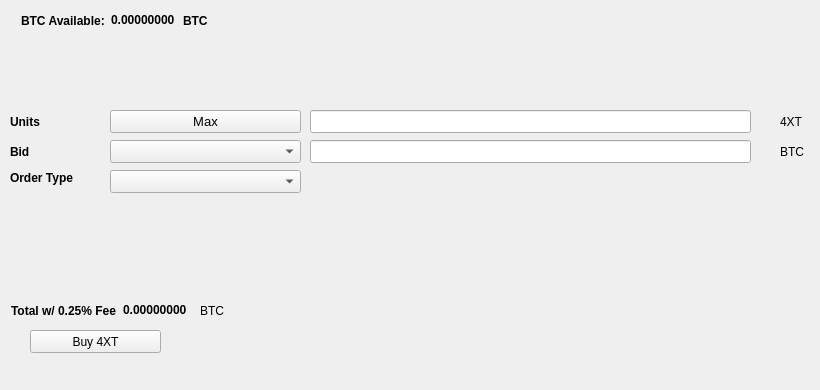
   <widget class="QWidget" name="BuyTab">
    <attribute name="title">
     <string>Buy</string>
    </attribute>
    <widget class="QPushButton" name="Buy4XT">
     <property name="geometry">
      <rect>
       <x>30</x>
       <y>330</y>
       <width>131</width>
       <height>23</height>
      </rect>
     </property>
     <property name="text">
      <string>Buy 4XT</string>
     </property>
     <property name="icon">
      <iconset resource="../forextrading.qrc">
       <normaloff>:/icons/bitcoin</normaloff>:/icons/bitcoin</iconset>
     </property>
    </widget>
    <widget class="QLabel" name="label_3">
     <property name="geometry">
      <rect>
       <x>10</x>
       <y>110</y>
       <width>46</width>
       <height>23</height>
      </rect>
     </property>
     <property name="font">
      <font>
       <weight>75</weight>
       <bold>true</bold>
      </font>
     </property>
     <property name="text">
      <string>Units</string>
     </property>
    </widget>
    <widget class="QLineEdit" name="UnitsInput">
     <property name="geometry">
      <rect>
       <x>310</x>
       <y>110</y>
       <width>441</width>
       <height>23</height>
      </rect>
     </property>
     <property name="font">
      <font>
       <pointsize>9</pointsize>
       <weight>75</weight>
       <bold>true</bold>
      </font>
     </property>
    </widget>
    <widget class="QLineEdit" name="BuyBidPriceEdit">
     <property name="geometry">
      <rect>
       <x>310</x>
       <y>140</y>
       <width>441</width>
       <height>23</height>
      </rect>
     </property>
     <property name="font">
      <font>
       <pointsize>9</pointsize>
       <weight>75</weight>
       <bold>true</bold>
      </font>
     </property>
    </widget>
    <widget class="QLabel" name="label_4">
     <property name="geometry">
      <rect>
       <x>780</x>
       <y>110</y>
       <width>31</width>
       <height>23</height>
      </rect>
     </property>
     <property name="text">
      <string>4XT</string>
     </property>
    </widget>
    <widget class="QLabel" name="label_5">
     <property name="geometry">
      <rect>
       <x>780</x>
       <y>140</y>
       <width>31</width>
       <height>23</height>
      </rect>
     </property>
     <property name="text">
      <string>BTC</string>
     </property>
    </widget>
    <widget class="QLabel" name="label_6">
     <property name="geometry">
      <rect>
       <x>10</x>
       <y>140</y>
       <width>46</width>
       <height>23</height>
      </rect>
     </property>
     <property name="font">
      <font>
       <weight>75</weight>
       <bold>true</bold>
      </font>
     </property>
     <property name="text">
      <string>Bid</string>
     </property>
    </widget>
    <widget class="QLabel" name="label_7">
     <property name="geometry">
      <rect>
       <x>10</x>
       <y>170</y>
       <width>91</width>
       <height>16</height>
      </rect>
     </property>
     <property name="font">
      <font>
       <weight>75</weight>
       <bold>true</bold>
      </font>
     </property>
     <property name="text">
      <string>Order Type</string>
     </property>
    </widget>
    <widget class="QPushButton" name="Buy_Max_Amount">
     <property name="geometry">
      <rect>
       <x>110</x>
       <y>110</y>
       <width>191</width>
       <height>23</height>
      </rect>
     </property>
     <property name="font">
      <font>
       <pointsize>10</pointsize>
      </font>
     </property>
     <property name="text">
      <string>Max</string>
     </property>
    </widget>
    <widget class="QComboBox" name="BuyBidcomboBox">
     <property name="geometry">
      <rect>
       <x>110</x>
       <y>140</y>
       <width>191</width>
       <height>23</height>
      </rect>
     </property>
     <property name="font">
      <font>
       <pointsize>10</pointsize>
      </font>
     </property>
    </widget>
    <widget class="QComboBox" name="buyOrdertypeCombo">
     <property name="geometry">
      <rect>
       <x>110</x>
       <y>170</y>
       <width>191</width>
       <height>23</height>
      </rect>
     </property>
     <property name="font">
      <font>
       <pointsize>10</pointsize>
      </font>
     </property>
    </widget>
    <widget class="QWidget" name="layoutWidget1">
     <property name="geometry">
      <rect>
       <x>21</x>
       <y>11</y>
       <width>227</width>
       <height>19</height>
      </rect>
     </property>
     <layout class="QHBoxLayout" name="horizontalLayout_3">
      <item>
       <widget class="QLabel" name="label232">
        <property name="font">
         <font>
          <weight>75</weight>
          <bold>true</bold>
         </font>
        </property>
        <property name="text">
         <string>BTC Available:</string>
        </property>
       </widget>
      </item>
      <item>
       <widget class="QLabel" name="BtcAvailableLbl">
        <property name="palette">
         <palette>
          <active>
           <colorrole role="WindowText">
            <brush brushstyle="SolidPattern">
             <color alpha="255">
              <red>0</red>
              <green>0</green>
              <blue>0</blue>
             </color>
            </brush>
           </colorrole>
           <colorrole role="Button">
            <brush brushstyle="SolidPattern">
             <color alpha="255">
              <red>0</red>
              <green>170</green>
              <blue>0</blue>
             </color>
            </brush>
           </colorrole>
           <colorrole role="Light">
            <brush brushstyle="SolidPattern">
             <color alpha="255">
              <red>0</red>
              <green>255</green>
              <blue>0</blue>
             </color>
            </brush>
           </colorrole>
           <colorrole role="Midlight">
            <brush brushstyle="SolidPattern">
             <color alpha="255">
              <red>0</red>
              <green>212</green>
              <blue>0</blue>
             </color>
            </brush>
           </colorrole>
           <colorrole role="Dark">
            <brush brushstyle="SolidPattern">
             <color alpha="255">
              <red>0</red>
              <green>85</green>
              <blue>0</blue>
             </color>
            </brush>
           </colorrole>
           <colorrole role="Mid">
            <brush brushstyle="SolidPattern">
             <color alpha="255">
              <red>0</red>
              <green>113</green>
              <blue>0</blue>
             </color>
            </brush>
           </colorrole>
           <colorrole role="Text">
            <brush brushstyle="SolidPattern">
             <color alpha="255">
              <red>0</red>
              <green>170</green>
              <blue>0</blue>
             </color>
            </brush>
           </colorrole>
           <colorrole role="BrightText">
            <brush brushstyle="SolidPattern">
             <color alpha="255">
              <red>255</red>
              <green>255</green>
              <blue>255</blue>
             </color>
            </brush>
           </colorrole>
           <colorrole role="ButtonText">
            <brush brushstyle="SolidPattern">
             <color alpha="255">
              <red>0</red>
              <green>0</green>
              <blue>0</blue>
             </color>
            </brush>
           </colorrole>
           <colorrole role="Base">
            <brush brushstyle="SolidPattern">
             <color alpha="255">
              <red>255</red>
              <green>255</green>
              <blue>255</blue>
             </color>
            </brush>
           </colorrole>
           <colorrole role="Window">
            <brush brushstyle="SolidPattern">
             <color alpha="255">
              <red>0</red>
              <green>170</green>
              <blue>0</blue>
             </color>
            </brush>
           </colorrole>
           <colorrole role="Shadow">
            <brush brushstyle="SolidPattern">
             <color alpha="255">
              <red>0</red>
              <green>0</green>
              <blue>0</blue>
             </color>
            </brush>
           </colorrole>
           <colorrole role="AlternateBase">
            <brush brushstyle="SolidPattern">
             <color alpha="255">
              <red>127</red>
              <green>212</green>
              <blue>127</blue>
             </color>
            </brush>
           </colorrole>
           <colorrole role="ToolTipBase">
            <brush brushstyle="SolidPattern">
             <color alpha="255">
              <red>255</red>
              <green>255</green>
              <blue>220</blue>
             </color>
            </brush>
           </colorrole>
           <colorrole role="ToolTipText">
            <brush brushstyle="SolidPattern">
             <color alpha="255">
              <red>0</red>
              <green>0</green>
              <blue>0</blue>
             </color>
            </brush>
           </colorrole>
          </active>
          <inactive>
           <colorrole role="WindowText">
            <brush brushstyle="SolidPattern">
             <color alpha="255">
              <red>0</red>
              <green>0</green>
              <blue>0</blue>
             </color>
            </brush>
           </colorrole>
           <colorrole role="Button">
            <brush brushstyle="SolidPattern">
             <color alpha="255">
              <red>0</red>
              <green>170</green>
              <blue>0</blue>
             </color>
            </brush>
           </colorrole>
           <colorrole role="Light">
            <brush brushstyle="SolidPattern">
             <color alpha="255">
              <red>0</red>
              <green>255</green>
              <blue>0</blue>
             </color>
            </brush>
           </colorrole>
           <colorrole role="Midlight">
            <brush brushstyle="SolidPattern">
             <color alpha="255">
              <red>0</red>
              <green>212</green>
              <blue>0</blue>
             </color>
            </brush>
           </colorrole>
           <colorrole role="Dark">
            <brush brushstyle="SolidPattern">
             <color alpha="255">
              <red>0</red>
              <green>85</green>
              <blue>0</blue>
             </color>
            </brush>
           </colorrole>
           <colorrole role="Mid">
            <brush brushstyle="SolidPattern">
             <color alpha="255">
              <red>0</red>
              <green>113</green>
              <blue>0</blue>
             </color>
            </brush>
           </colorrole>
           <colorrole role="Text">
            <brush brushstyle="SolidPattern">
             <color alpha="255">
              <red>0</red>
              <green>170</green>
              <blue>0</blue>
             </color>
            </brush>
           </colorrole>
           <colorrole role="BrightText">
            <brush brushstyle="SolidPattern">
             <color alpha="255">
              <red>255</red>
              <green>255</green>
              <blue>255</blue>
             </color>
            </brush>
           </colorrole>
           <colorrole role="ButtonText">
            <brush brushstyle="SolidPattern">
             <color alpha="255">
              <red>0</red>
              <green>0</green>
              <blue>0</blue>
             </color>
            </brush>
           </colorrole>
           <colorrole role="Base">
            <brush brushstyle="SolidPattern">
             <color alpha="255">
              <red>255</red>
              <green>255</green>
              <blue>255</blue>
             </color>
            </brush>
           </colorrole>
           <colorrole role="Window">
            <brush brushstyle="SolidPattern">
             <color alpha="255">
              <red>0</red>
              <green>170</green>
              <blue>0</blue>
             </color>
            </brush>
           </colorrole>
           <colorrole role="Shadow">
            <brush brushstyle="SolidPattern">
             <color alpha="255">
              <red>0</red>
              <green>0</green>
              <blue>0</blue>
             </color>
            </brush>
           </colorrole>
           <colorrole role="AlternateBase">
            <brush brushstyle="SolidPattern">
             <color alpha="255">
              <red>127</red>
              <green>212</green>
              <blue>127</blue>
             </color>
            </brush>
           </colorrole>
           <colorrole role="ToolTipBase">
            <brush brushstyle="SolidPattern">
             <color alpha="255">
              <red>255</red>
              <green>255</green>
              <blue>220</blue>
             </color>
            </brush>
           </colorrole>
           <colorrole role="ToolTipText">
            <brush brushstyle="SolidPattern">
             <color alpha="255">
              <red>0</red>
              <green>0</green>
              <blue>0</blue>
             </color>
            </brush>
           </colorrole>
          </inactive>
          <disabled>
           <colorrole role="WindowText">
            <brush brushstyle="SolidPattern">
             <color alpha="255">
              <red>0</red>
              <green>85</green>
              <blue>0</blue>
             </color>
            </brush>
           </colorrole>
           <colorrole role="Button">
            <brush brushstyle="SolidPattern">
             <color alpha="255">
              <red>0</red>
              <green>170</green>
              <blue>0</blue>
             </color>
            </brush>
           </colorrole>
           <colorrole role="Light">
            <brush brushstyle="SolidPattern">
             <color alpha="255">
              <red>0</red>
              <green>255</green>
              <blue>0</blue>
             </color>
            </brush>
           </colorrole>
           <colorrole role="Midlight">
            <brush brushstyle="SolidPattern">
             <color alpha="255">
              <red>0</red>
              <green>212</green>
              <blue>0</blue>
             </color>
            </brush>
           </colorrole>
           <colorrole role="Dark">
            <brush brushstyle="SolidPattern">
             <color alpha="255">
              <red>0</red>
              <green>85</green>
              <blue>0</blue>
             </color>
            </brush>
           </colorrole>
           <colorrole role="Mid">
            <brush brushstyle="SolidPattern">
             <color alpha="255">
              <red>0</red>
              <green>113</green>
              <blue>0</blue>
             </color>
            </brush>
           </colorrole>
           <colorrole role="Text">
            <brush brushstyle="SolidPattern">
             <color alpha="255">
              <red>0</red>
              <green>85</green>
              <blue>0</blue>
             </color>
            </brush>
           </colorrole>
           <colorrole role="BrightText">
            <brush brushstyle="SolidPattern">
             <color alpha="255">
              <red>255</red>
              <green>255</green>
              <blue>255</blue>
             </color>
            </brush>
           </colorrole>
           <colorrole role="ButtonText">
            <brush brushstyle="SolidPattern">
             <color alpha="255">
              <red>0</red>
              <green>85</green>
              <blue>0</blue>
             </color>
            </brush>
           </colorrole>
           <colorrole role="Base">
            <brush brushstyle="SolidPattern">
             <color alpha="255">
              <red>0</red>
              <green>170</green>
              <blue>0</blue>
             </color>
            </brush>
           </colorrole>
           <colorrole role="Window">
            <brush brushstyle="SolidPattern">
             <color alpha="255">
              <red>0</red>
              <green>170</green>
              <blue>0</blue>
             </color>
            </brush>
           </colorrole>
           <colorrole role="Shadow">
            <brush brushstyle="SolidPattern">
             <color alpha="255">
              <red>0</red>
              <green>0</green>
              <blue>0</blue>
             </color>
            </brush>
           </colorrole>
           <colorrole role="AlternateBase">
            <brush brushstyle="SolidPattern">
             <color alpha="255">
              <red>0</red>
              <green>170</green>
              <blue>0</blue>
             </color>
            </brush>
           </colorrole>
           <colorrole role="ToolTipBase">
            <brush brushstyle="SolidPattern">
             <color alpha="255">
              <red>255</red>
              <green>255</green>
              <blue>220</blue>
             </color>
            </brush>
           </colorrole>
           <colorrole role="ToolTipText">
            <brush brushstyle="SolidPattern">
             <color alpha="255">
              <red>0</red>
              <green>0</green>
              <blue>0</blue>
             </color>
            </brush>
           </colorrole>
          </disabled>
         </palette>
        </property>
        <property name="font">
         <font>
          <weight>75</weight>
          <bold>true</bold>
         </font>
        </property>
        <property name="text">
         <string>0.00000000</string>
        </property>
        <property name="textInteractionFlags">
         <set>Qt::LinksAccessibleByMouse|Qt::TextSelectableByKeyboard|Qt::TextSelectableByMouse</set>
        </property>
       </widget>
      </item>
      <item>
       <widget class="QLabel" name="BtcAvailableLbl_2">
        <property name="font">
         <font>
          <weight>75</weight>
          <bold>true</bold>
         </font>
        </property>
        <property name="text">
         <string>BTC</string>
        </property>
       </widget>
      </item>
     </layout>
    </widget>
    <widget class="QWidget" name="layoutWidge2">
     <property name="geometry">
      <rect>
       <x>11</x>
       <y>301</y>
       <width>259</width>
       <height>19</height>
      </rect>
     </property>
     <layout class="QHBoxLayout" name="horizontalLayout_4">
      <item>
       <widget class="QLabel" name="label_9">
        <property name="font">
         <font>
          <weight>75</weight>
          <bold>true</bold>
         </font>
        </property>
        <property name="text">
         <string>Total w/ 0.25% Fee</string>
        </property>
       </widget>
      </item>
      <item>
       <widget class="QLabel" name="BuyCostLabel">
        <property name="palette">
         <palette>
          <active>
           <colorrole role="WindowText">
            <brush brushstyle="SolidPattern">
             <color alpha="255">
              <red>0</red>
              <green>0</green>
              <blue>0</blue>
             </color>
            </brush>
           </colorrole>
           <colorrole role="Button">
            <brush brushstyle="SolidPattern">
             <color alpha="255">
              <red>0</red>
              <green>170</green>
              <blue>0</blue>
             </color>
            </brush>
           </colorrole>
           <colorrole role="Light">
            <brush brushstyle="SolidPattern">
             <color alpha="255">
              <red>0</red>
              <green>255</green>
              <blue>0</blue>
             </color>
            </brush>
           </colorrole>
           <colorrole role="Midlight">
            <brush brushstyle="SolidPattern">
             <color alpha="255">
              <red>0</red>
              <green>212</green>
              <blue>0</blue>
             </color>
            </brush>
           </colorrole>
           <colorrole role="Dark">
            <brush brushstyle="SolidPattern">
             <color alpha="255">
              <red>0</red>
              <green>85</green>
              <blue>0</blue>
             </color>
            </brush>
           </colorrole>
           <colorrole role="Mid">
            <brush brushstyle="SolidPattern">
             <color alpha="255">
              <red>0</red>
              <green>113</green>
              <blue>0</blue>
             </color>
            </brush>
           </colorrole>
           <colorrole role="Text">
            <brush brushstyle="SolidPattern">
             <color alpha="255">
              <red>0</red>
              <green>170</green>
              <blue>0</blue>
             </color>
            </brush>
           </colorrole>
           <colorrole role="BrightText">
            <brush brushstyle="SolidPattern">
             <color alpha="255">
              <red>255</red>
              <green>255</green>
              <blue>255</blue>
             </color>
            </brush>
           </colorrole>
           <colorrole role="ButtonText">
            <brush brushstyle="SolidPattern">
             <color alpha="255">
              <red>0</red>
              <green>0</green>
              <blue>0</blue>
             </color>
            </brush>
           </colorrole>
           <colorrole role="Base">
            <brush brushstyle="SolidPattern">
             <color alpha="255">
              <red>255</red>
              <green>255</green>
              <blue>255</blue>
             </color>
            </brush>
           </colorrole>
           <colorrole role="Window">
            <brush brushstyle="SolidPattern">
             <color alpha="255">
              <red>0</red>
              <green>170</green>
              <blue>0</blue>
             </color>
            </brush>
           </colorrole>
           <colorrole role="Shadow">
            <brush brushstyle="SolidPattern">
             <color alpha="255">
              <red>0</red>
              <green>0</green>
              <blue>0</blue>
             </color>
            </brush>
           </colorrole>
           <colorrole role="AlternateBase">
            <brush brushstyle="SolidPattern">
             <color alpha="255">
              <red>127</red>
              <green>212</green>
              <blue>127</blue>
             </color>
            </brush>
           </colorrole>
           <colorrole role="ToolTipBase">
            <brush brushstyle="SolidPattern">
             <color alpha="255">
              <red>255</red>
              <green>255</green>
              <blue>220</blue>
             </color>
            </brush>
           </colorrole>
           <colorrole role="ToolTipText">
            <brush brushstyle="SolidPattern">
             <color alpha="255">
              <red>0</red>
              <green>0</green>
              <blue>0</blue>
             </color>
            </brush>
           </colorrole>
          </active>
          <inactive>
           <colorrole role="WindowText">
            <brush brushstyle="SolidPattern">
             <color alpha="255">
              <red>0</red>
              <green>0</green>
              <blue>0</blue>
             </color>
            </brush>
           </colorrole>
           <colorrole role="Button">
            <brush brushstyle="SolidPattern">
             <color alpha="255">
              <red>0</red>
              <green>170</green>
              <blue>0</blue>
             </color>
            </brush>
           </colorrole>
           <colorrole role="Light">
            <brush brushstyle="SolidPattern">
             <color alpha="255">
              <red>0</red>
              <green>255</green>
              <blue>0</blue>
             </color>
            </brush>
           </colorrole>
           <colorrole role="Midlight">
            <brush brushstyle="SolidPattern">
             <color alpha="255">
              <red>0</red>
              <green>212</green>
              <blue>0</blue>
             </color>
            </brush>
           </colorrole>
           <colorrole role="Dark">
            <brush brushstyle="SolidPattern">
             <color alpha="255">
              <red>0</red>
              <green>85</green>
              <blue>0</blue>
             </color>
            </brush>
           </colorrole>
           <colorrole role="Mid">
            <brush brushstyle="SolidPattern">
             <color alpha="255">
              <red>0</red>
              <green>113</green>
              <blue>0</blue>
             </color>
            </brush>
           </colorrole>
           <colorrole role="Text">
            <brush brushstyle="SolidPattern">
             <color alpha="255">
              <red>0</red>
              <green>170</green>
              <blue>0</blue>
             </color>
            </brush>
           </colorrole>
           <colorrole role="BrightText">
            <brush brushstyle="SolidPattern">
             <color alpha="255">
              <red>255</red>
              <green>255</green>
              <blue>255</blue>
             </color>
            </brush>
           </colorrole>
           <colorrole role="ButtonText">
            <brush brushstyle="SolidPattern">
             <color alpha="255">
              <red>0</red>
              <green>0</green>
              <blue>0</blue>
             </color>
            </brush>
           </colorrole>
           <colorrole role="Base">
            <brush brushstyle="SolidPattern">
             <color alpha="255">
              <red>255</red>
              <green>255</green>
              <blue>255</blue>
             </color>
            </brush>
           </colorrole>
           <colorrole role="Window">
            <brush brushstyle="SolidPattern">
             <color alpha="255">
              <red>0</red>
              <green>170</green>
              <blue>0</blue>
             </color>
            </brush>
           </colorrole>
           <colorrole role="Shadow">
            <brush brushstyle="SolidPattern">
             <color alpha="255">
              <red>0</red>
              <green>0</green>
              <blue>0</blue>
             </color>
            </brush>
           </colorrole>
           <colorrole role="AlternateBase">
            <brush brushstyle="SolidPattern">
             <color alpha="255">
              <red>127</red>
              <green>212</green>
              <blue>127</blue>
             </color>
            </brush>
           </colorrole>
           <colorrole role="ToolTipBase">
            <brush brushstyle="SolidPattern">
             <color alpha="255">
              <red>255</red>
              <green>255</green>
              <blue>220</blue>
             </color>
            </brush>
           </colorrole>
           <colorrole role="ToolTipText">
            <brush brushstyle="SolidPattern">
             <color alpha="255">
              <red>0</red>
              <green>0</green>
              <blue>0</blue>
             </color>
            </brush>
           </colorrole>
          </inactive>
          <disabled>
           <colorrole role="WindowText">
            <brush brushstyle="SolidPattern">
             <color alpha="255">
              <red>0</red>
              <green>85</green>
              <blue>0</blue>
             </color>
            </brush>
           </colorrole>
           <colorrole role="Button">
            <brush brushstyle="SolidPattern">
             <color alpha="255">
              <red>0</red>
              <green>170</green>
              <blue>0</blue>
             </color>
            </brush>
           </colorrole>
           <colorrole role="Light">
            <brush brushstyle="SolidPattern">
             <color alpha="255">
              <red>0</red>
              <green>255</green>
              <blue>0</blue>
             </color>
            </brush>
           </colorrole>
           <colorrole role="Midlight">
            <brush brushstyle="SolidPattern">
             <color alpha="255">
              <red>0</red>
              <green>212</green>
              <blue>0</blue>
             </color>
            </brush>
           </colorrole>
           <colorrole role="Dark">
            <brush brushstyle="SolidPattern">
             <color alpha="255">
              <red>0</red>
              <green>85</green>
              <blue>0</blue>
             </color>
            </brush>
           </colorrole>
           <colorrole role="Mid">
            <brush brushstyle="SolidPattern">
             <color alpha="255">
              <red>0</red>
              <green>113</green>
              <blue>0</blue>
             </color>
            </brush>
           </colorrole>
           <colorrole role="Text">
            <brush brushstyle="SolidPattern">
             <color alpha="255">
              <red>0</red>
              <green>85</green>
              <blue>0</blue>
             </color>
            </brush>
           </colorrole>
           <colorrole role="BrightText">
            <brush brushstyle="SolidPattern">
             <color alpha="255">
              <red>255</red>
              <green>255</green>
              <blue>255</blue>
             </color>
            </brush>
           </colorrole>
           <colorrole role="ButtonText">
            <brush brushstyle="SolidPattern">
             <color alpha="255">
              <red>0</red>
              <green>85</green>
              <blue>0</blue>
             </color>
            </brush>
           </colorrole>
           <colorrole role="Base">
            <brush brushstyle="SolidPattern">
             <color alpha="255">
              <red>0</red>
              <green>170</green>
              <blue>0</blue>
             </color>
            </brush>
           </colorrole>
           <colorrole role="Window">
            <brush brushstyle="SolidPattern">
             <color alpha="255">
              <red>0</red>
              <green>170</green>
              <blue>0</blue>
             </color>
            </brush>
           </colorrole>
           <colorrole role="Shadow">
            <brush brushstyle="SolidPattern">
             <color alpha="255">
              <red>0</red>
              <green>0</green>
              <blue>0</blue>
             </color>
            </brush>
           </colorrole>
           <colorrole role="AlternateBase">
            <brush brushstyle="SolidPattern">
             <color alpha="255">
              <red>0</red>
              <green>170</green>
              <blue>0</blue>
             </color>
            </brush>
           </colorrole>
           <colorrole role="ToolTipBase">
            <brush brushstyle="SolidPattern">
             <color alpha="255">
              <red>255</red>
              <green>255</green>
              <blue>220</blue>
             </color>
            </brush>
           </colorrole>
           <colorrole role="ToolTipText">
            <brush brushstyle="SolidPattern">
             <color alpha="255">
              <red>0</red>
              <green>0</green>
              <blue>0</blue>
             </color>
            </brush>
           </colorrole>
          </disabled>
         </palette>
        </property>
        <property name="font">
         <font>
          <weight>75</weight>
          <bold>true</bold>
         </font>
        </property>
        <property name="autoFillBackground">
         <bool>false</bool>
        </property>
        <property name="text">
         <string>0.00000000</string>
        </property>
        <property name="textInteractionFlags">
         <set>Qt::LinksAccessibleByMouse|Qt::TextSelectableByMouse</set>
        </property>
       </widget>
      </item>
      <item>
       <widget class="QLabel" name="label_10">
        <property name="font">
         <font>
          <weight>50</weight>
          <bold>false</bold>
         </font>
        </property>
        <property name="text">
         <string>BTC</string>
        </property>
       </widget>
      </item>
     </layout>
    </widget>
    <widget class="QLabel" name="label_24">
     <property name="geometry">
      <rect>
       <x>460</x>
       <y>300</y>
       <width>281</width>
       <height>81</height>
      </rect>
     </property>
     <property name="text">
      <string/>
     </property>
     <property name="pixmap">
      <pixmap>:/images/bittrex</pixmap>
     </property>
    </widget>
   </widget>
